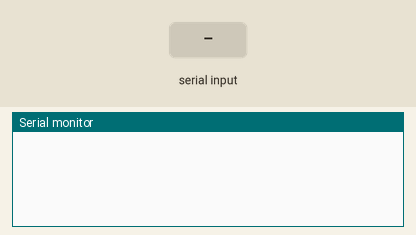
Simulated run of this sketch. Board: Arduino Uno, built with avr-gcc and run on an emulated ATmega328P. On the bench: the last lines printed to the serial monitor. The inputs (shaded band) are chosen by the test bench. No radio packets arrive unless stated.

Above: at 1.2 s.
1.3 s: "90,45\n" received over Serial
At 2.2 s:
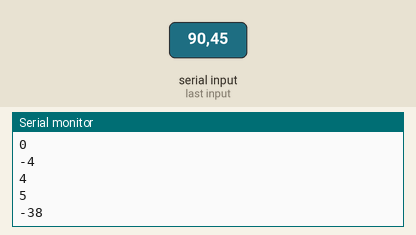
2.9 s: "30,150\n" received over Serial
At 4.8 s:
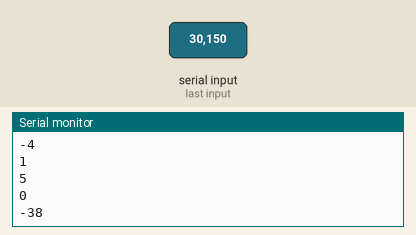
Timing chart, 0 to 6.3 s (numbered marks = the images above; inputs shaded):
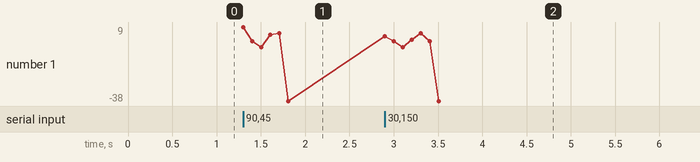

The sketch:

receive_signal.ino
```cpp
#include <SPI.h>
#include <nRF24L01.h>
#include <RF24.h>

RF24 radio(10, 9); // CE, CSN
const byte address[6] = "00001";

void setup(){
  Serial.begin(9600);

  radio.begin();
  radio.openWritingPipe(address);
  radio.setPALevel(RF24_PA_MIN);
  radio.stopListening();

}
int count = 0;
void loop(){
  int r = 1;
  if(Serial.available()){
    r = r*(Serial.read()-'0');
    Serial.println(r);

    radio.write(&r, sizeof(r));
    delay(100);
  }
}
```

Measured:
- after the input at 1.3 s, the serial monitor: prints a new line at once (image 1)
- after the input at 2.9 s, the serial monitor: prints a new line at once (image 2)
